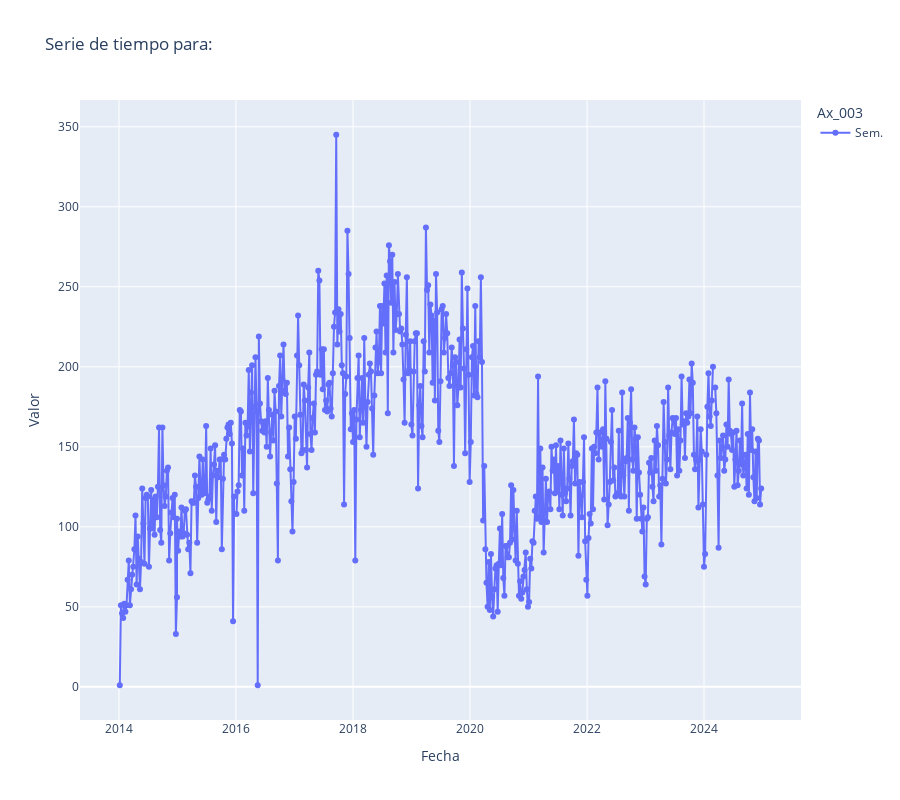

Here is the notebook cell this chart was saved with:
### Code cell
# # key = 'CUADRO 17.|Aguascalientes|G20|Acum.'
# key = 'CUADRO 17.|Michoacán|G20|Acum.'
filters = (df_final['Cuadro'] == 'CUADRO 17.') \
          & (df_final['Estado']== 'Chihuahua') \
          & (df_final['Codigo Padecimiento'] == 'F32') \
          & (df_final['Ax_003'] == 'Sem.') 
        #   & ((df['Año'] >= 2014) & (df['Año'] <= 2016))    
# filters = (df['key']==key)

tmp = df_final[filters]
display(tmp.isna().sum())
# display(tmp)
# Linea de tiempo con Seaborn
fig = px.line(tmp, x='Fecha', y='Valor',title=f"Serie de tiempo para: ", 
              hover_data={'Semana': True, 'Año': True},
              color = 'Ax_003', markers = True)
# Scatter plot con Plotly
# fig = px.scatter(tmp, x='Fecha', y='Valor', title=f"Dispersión para: ",
#                  hover_data={'Semana': True, 'Año': True},
#                  color = 'Ax_003')
fig.update_layout(height=800)
fig.show()

### Figure 1 — Plotly figure (JSON) as saved in the notebook; plotly's stock layout.template omitted (floating-point values rounded to 4 significant figures; data arrays with more than 128 entries replaced by an {"elided": "..."} marker saying what was removed)
{"data": [{"customdata": {"elided": "574x2 int values"}, "hovertemplate": "Ax_003=Sem.<br>Fecha=%{x}<br>Valor=%{y}<br>Semana=%{customdata[0]}<br>Año=%{customdata[1]}<extra></extra>", "legendgroup": "Sem.", "line": {"color": "#636efa", "dash": "solid"}, "marker": {"symbol": "circle"}, "mode": "lines+markers", "name": "Sem.", "orientation": "v", "showlegend": true, "type": "scatter", "x": {"elided": "574 str values"}, "xaxis": "x", "y": {"elided": "574 float values"}, "yaxis": "y"}], "layout": {"height": 800, "legend": {"title": {"text": "Ax_003"}, "tracegroupgap": 0}, "title": {"text": "Serie de tiempo para: "}, "xaxis": {"anchor": "y", "domain": [0, 1], "title": {"text": "Fecha"}}, "yaxis": {"anchor": "x", "domain": [0, 1], "title": {"text": "Valor"}}}}
